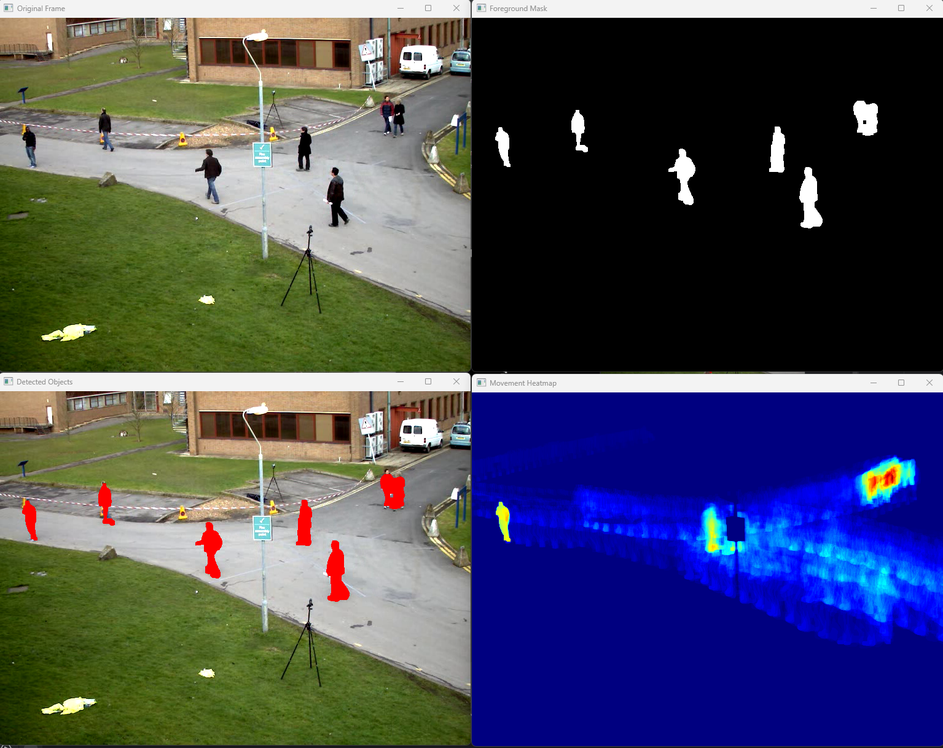
#> input picture Exercises/Ex_1_3/img/img.png, 943 x 748 px, shrunk from 1535 x 1218 before the run, given in place of wuerfel.mp4, which was not available
$ python processVideo.py
#> lines starting #> are read from the running program, lines starting #| are printed output that depends on the picture; after the words box and inside, x2 and y2 are one past the last pixel; in counts of white or black regions, pixels touching at a corner belong together; pictures that were not available may be replaced by others from this repository, and a replacement may not be noted
import cv2
import numpy as np
from enum import Enum

# Background subtraction methods
class BackgroundSubtractionMethod(Enum):
    CUSTOM = 1
    MOG2 = 2
    KNN = 3

background_subtraction_method = BackgroundSubtractionMethod.MOG2

# Video input
# inVideoPath = "videos/vtest.avi"
inVideoPath = "videos/wuerfel.mp4"
capture = cv2.VideoCapture(inVideoPath)
if not capture.isOpened():
    print("Unable to open video file")
    exit(0)

# Parameters
alpha = 0.02  # Background update rate
training_frames = 20  # Number of frames used for background initialization
frame_count = 0
background = None
heatmap = None
heatmap_alpha = 0.01  # Learning rate for heatmap update

# OpenCV background subtractors
fgbg_mog2 = cv2.createBackgroundSubtractorMOG2()
fgbg_knn = cv2.createBackgroundSubtractorKNN()

# Training phase: Collect initial background model if using custom method
training_images = []
if background_subtraction_method == BackgroundSubtractionMethod.CUSTOM:
    while frame_count < training_frames:
        ret, frame = capture.read()
        if not ret:
            break
        # Convert frame to grayscale
        frame_gray = cv2.cvtColor(frame, cv2.COLOR_BGR2GRAY)
        frame_gray = cv2.GaussianBlur(frame_gray, (5, 5), 0)  # Reduce noise
        training_images.append(frame_gray.astype(np.float32))
        frame_count += 1

    # Compute median background model from training frames
    if training_images:
        background = np.median(np.array(training_images), axis=0).astype(np.float32)

    # Reset video to start processing after training phase
    capture.set(cv2.CAP_PROP_POS_FRAMES, training_frames)

while True:
    ret, frame = capture.read()
#> frame is the input picture: shape (748, 943, 3); mean B, G, R 90.5, 74.4, 71
    if not ret:
        break

    #Convert frame to grayscale
    frame_gray = cv2.cvtColor(frame, cv2.COLOR_BGR2GRAY)
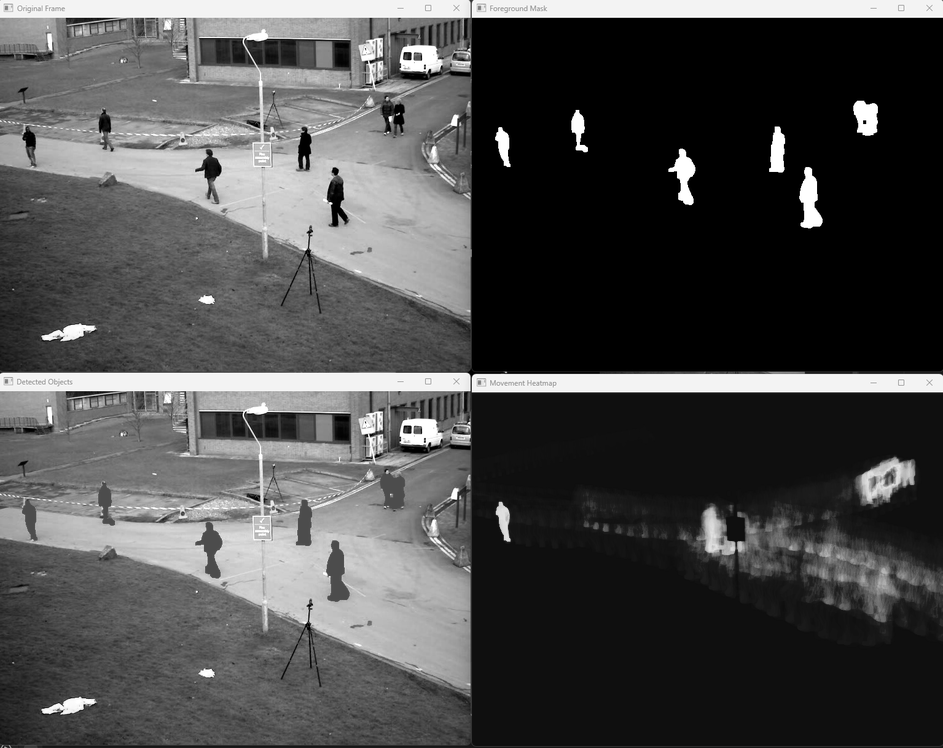
#> frame_gray: shape (748, 943); min 0, max 255, mean 75.3
    frame_gray = cv2.GaussianBlur(frame_gray, (5, 5), 0)  # Reduce noise

    # Custom Background Subtraction Method
    if background_subtraction_method == BackgroundSubtractionMethod.CUSTOM:
        # Convert difference to grayscale for better object detection
        background_uint8 = cv2.convertScaleAbs(background)
        diff_frame = cv2.absdiff(background_uint8.astype(np.uint8), frame_gray)

        # Thresholding to create a binary moving object mask
        _, fg_mask = cv2.threshold(diff_frame, 30, 255, cv2.THRESH_BINARY)

        # Update background only where no motion is detected
        motion_free = cv2.bitwise_not(fg_mask)
        background = cv2.accumulateWeighted(frame_gray.astype(np.float32), background, alpha, mask=motion_free)

    # OpenCV Background Subtraction Methods MOG = Mixture of Gaussians
    elif background_subtraction_method == BackgroundSubtractionMethod.MOG2:
        fg_mask = fgbg_mog2.apply(frame)
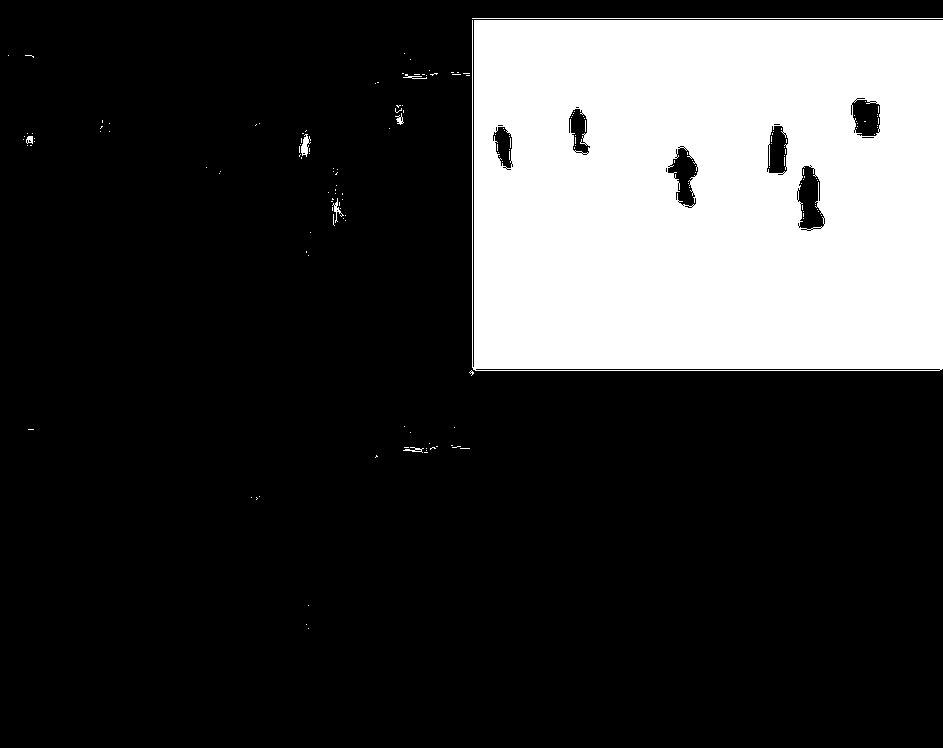
#> fg_mask: shape (748, 943); values 127 (black) and 255 (white), 22.8% white; 169 white regions (161 under 20 px), largest, box (x1, y1, x2, y2) and area: (472, 20, 943, 371) 159578, (472, 18, 943, 19) 471, (301, 134, 311, 157) 123

    # OpenCV Background Subtraction Methods KNN = K-Nearest Neighbors
    elif background_subtraction_method == BackgroundSubtractionMethod.KNN:
        fg_mask = fgbg_knn.apply(frame)

    # Morphological operations to remove noise
    kernel = np.ones((5, 5), np.uint8)
    fg_mask = cv2.morphologyEx(fg_mask, cv2.MORPH_OPEN, kernel)
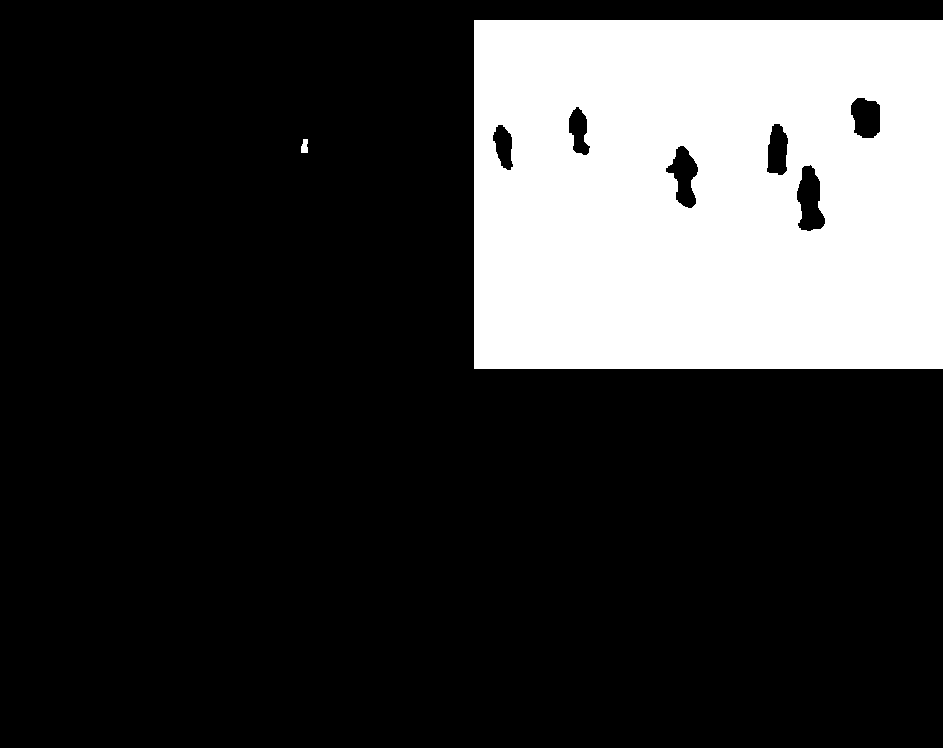
#> fg_mask: shape (748, 943); values 127 (black) and 255 (white), 22.5% white; 2 white regions, box (x1, y1, x2, y2) and area: (474, 20, 943, 369) 158318, (301, 139, 308, 153) 83
    fg_mask = cv2.morphologyEx(fg_mask, cv2.MORPH_CLOSE, kernel)
#> fg_mask: shape (748, 943); values 127 (black) and 255 (white), 22.5% white; 2 white regions, box (x1, y1, x2, y2) and area: (474, 20, 943, 369) 158376, (301, 139, 308, 153) 86

    # Apply red color to detected objects on the original frame
    frame_with_objects = frame.copy()
    frame_with_objects[fg_mask == 255] = [0, 0, 255]  # Red color overlay
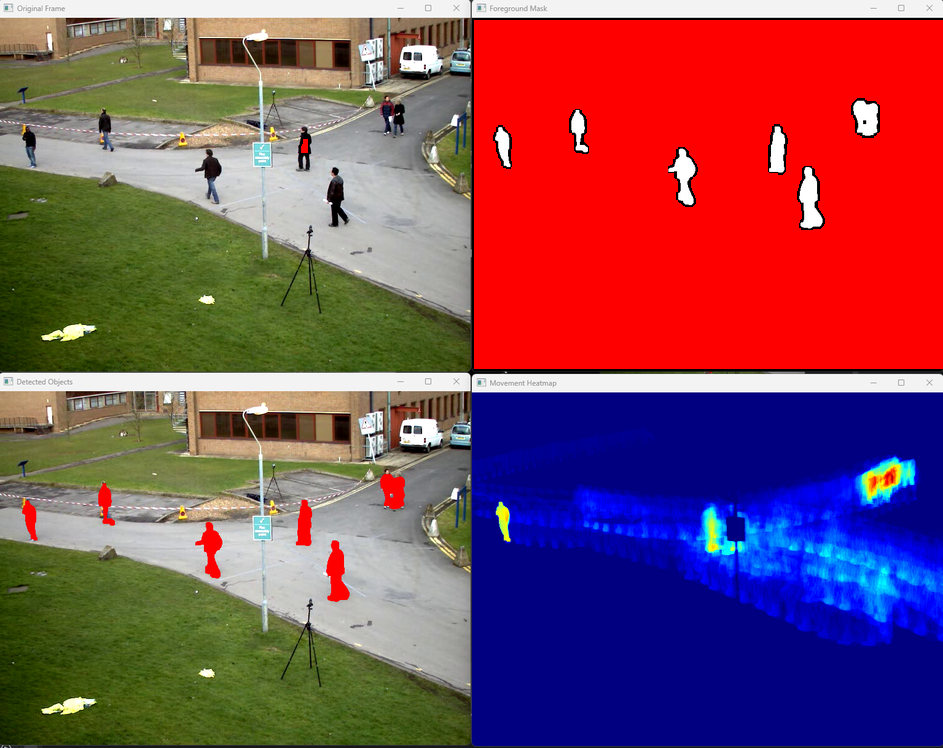
#> frame_with_objects: shape (748, 943, 3); mean B, G, R 90.5, 74.4, 128.3

    # Update heatmap
    if heatmap is None:
        heatmap = np.zeros_like(fg_mask, dtype=np.float32)
    heatmap = cv2.addWeighted(heatmap, 1 - heatmap_alpha, fg_mask.astype(np.float32), heatmap_alpha, 0)

    # Normalize and colorize heatmap
    heatmap_norm = cv2.normalize(heatmap, None, 0, 255, cv2.NORM_MINMAX)
    heatmap_color = cv2.applyColorMap(heatmap_norm.astype(np.uint8), cv2.COLORMAP_JET)
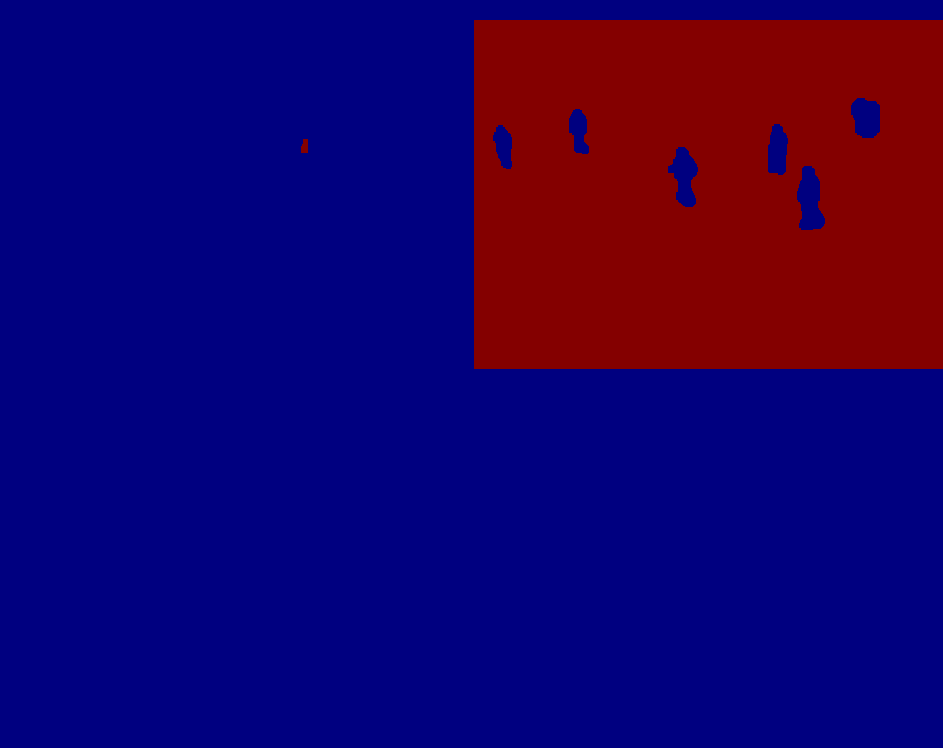
#> heatmap_color: shape (748, 943, 3); mean B, G, R 99.2, 0, 29.7

    # Display results
    cv2.imshow("Original Frame", frame)
    cv2.imshow("Foreground Mask", fg_mask)
    cv2.imshow("Movement Heatmap", heatmap_color)
    cv2.imshow("Detected Objects", frame_with_objects)

    if cv2.waitKey(30) & 0xFF == 27:  # Press ESC to exit
#> (key Esc is pressed here)
        break
